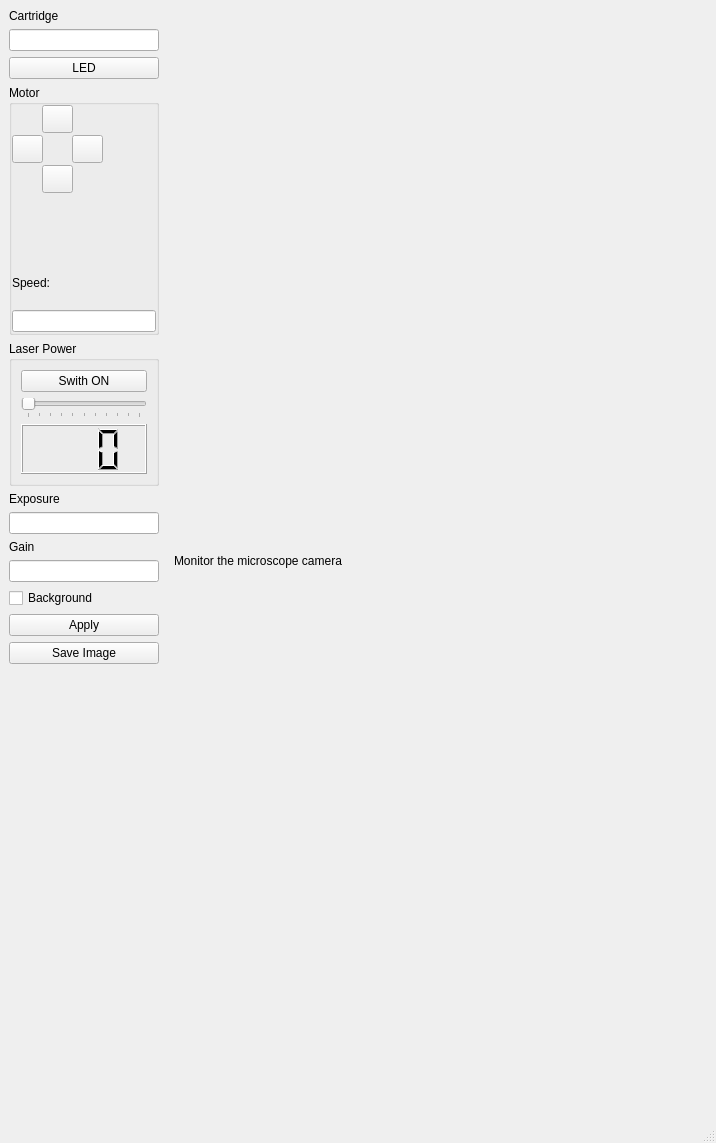
<?xml version="1.0" encoding="UTF-8"?>
<ui version="4.0">
 <class>MainWindow</class>
 <widget class="QMainWindow" name="MainWindow">
  <property name="geometry">
   <rect>
    <x>0</x>
    <y>0</y>
    <width>716</width>
    <height>1143</height>
   </rect>
  </property>
  <property name="windowTitle">
   <string>Dispertech - Microscope Alignment</string>
  </property>
  <widget class="QWidget" name="centralwidget">
   <layout class="QHBoxLayout" name="horizontalLayout">
    <item>
     <widget class="QWidget" name="widget" native="true">
      <property name="sizePolicy">
       <sizepolicy hsizetype="Expanding" vsizetype="Preferred">
        <horstretch>0</horstretch>
        <verstretch>0</verstretch>
       </sizepolicy>
      </property>
      <property name="maximumSize">
       <size>
        <width>150</width>
        <height>16777215</height>
       </size>
      </property>
      <layout class="QVBoxLayout" name="verticalLayout_3">
       <property name="leftMargin">
        <number>0</number>
       </property>
       <property name="topMargin">
        <number>0</number>
       </property>
       <property name="rightMargin">
        <number>0</number>
       </property>
       <property name="bottomMargin">
        <number>0</number>
       </property>
       <item>
        <widget class="QLabel" name="label_5">
         <property name="text">
          <string>Cartridge</string>
         </property>
        </widget>
       </item>
       <item>
        <widget class="QLineEdit" name="cartridge_line"/>
       </item>
       <item>
        <widget class="QPushButton" name="button_fiber_led">
         <property name="text">
          <string>LED</string>
         </property>
        </widget>
       </item>
       <item>
        <widget class="QGroupBox" name="groupBox_2">
         <property name="sizePolicy">
          <sizepolicy hsizetype="Preferred" vsizetype="Minimum">
           <horstretch>0</horstretch>
           <verstretch>0</verstretch>
          </sizepolicy>
         </property>
         <property name="maximumSize">
          <size>
           <width>16777215</width>
           <height>250</height>
          </size>
         </property>
         <property name="title">
          <string>Motor</string>
         </property>
         <layout class="QVBoxLayout" name="verticalLayout">
          <property name="spacing">
           <number>0</number>
          </property>
          <property name="leftMargin">
           <number>0</number>
          </property>
          <property name="topMargin">
           <number>0</number>
          </property>
          <property name="rightMargin">
           <number>0</number>
          </property>
          <property name="bottomMargin">
           <number>0</number>
          </property>
          <item>
           <widget class="QWidget" name="arrows_widget" native="true">
            <property name="sizePolicy">
             <sizepolicy hsizetype="Fixed" vsizetype="MinimumExpanding">
              <horstretch>0</horstretch>
              <verstretch>0</verstretch>
             </sizepolicy>
            </property>
            <property name="minimumSize">
             <size>
              <width>0</width>
              <height>0</height>
             </size>
            </property>
            <property name="maximumSize">
             <size>
              <width>150</width>
              <height>150</height>
             </size>
            </property>
            <widget class="QPushButton" name="button_up">
             <property name="geometry">
              <rect>
               <x>30</x>
               <y>0</y>
               <width>31</width>
               <height>28</height>
              </rect>
             </property>
             <property name="text">
              <string/>
             </property>
             <property name="icon">
              <iconset resource="resources.qrc">
               <normaloff>:/icons/Icons/arrow_top.png</normaloff>:/icons/Icons/arrow_top.png</iconset>
             </property>
            </widget>
            <widget class="QPushButton" name="button_down">
             <property name="geometry">
              <rect>
               <x>30</x>
               <y>60</y>
               <width>31</width>
               <height>28</height>
              </rect>
             </property>
             <property name="sizePolicy">
              <sizepolicy hsizetype="Minimum" vsizetype="Minimum">
               <horstretch>0</horstretch>
               <verstretch>0</verstretch>
              </sizepolicy>
             </property>
             <property name="text">
              <string/>
             </property>
             <property name="icon">
              <iconset resource="resources.qrc">
               <normaloff>:/icons/Icons/arrow_bottom.png</normaloff>:/icons/Icons/arrow_bottom.png</iconset>
             </property>
            </widget>
            <widget class="QPushButton" name="button_right">
             <property name="geometry">
              <rect>
               <x>60</x>
               <y>30</y>
               <width>31</width>
               <height>28</height>
              </rect>
             </property>
             <property name="text">
              <string/>
             </property>
             <property name="icon">
              <iconset resource="resources.qrc">
               <normaloff>:/icons/Icons/arrow_right.png</normaloff>:/icons/Icons/arrow_right.png</iconset>
             </property>
            </widget>
            <widget class="QPushButton" name="button_left">
             <property name="geometry">
              <rect>
               <x>0</x>
               <y>30</y>
               <width>31</width>
               <height>28</height>
              </rect>
             </property>
             <property name="text">
              <string/>
             </property>
             <property name="icon">
              <iconset resource="resources.qrc">
               <normaloff>:/icons/Icons/arrow_left.png</normaloff>:/icons/Icons/arrow_left.png</iconset>
             </property>
            </widget>
           </widget>
          </item>
          <item>
           <widget class="QLabel" name="label_2">
            <property name="text">
             <string>Speed: </string>
            </property>
            <property name="buddy">
             <cstring>motor_speed_line</cstring>
            </property>
           </widget>
          </item>
          <item>
           <widget class="QLineEdit" name="motor_speed_line"/>
          </item>
         </layout>
        </widget>
       </item>
       <item>
        <widget class="QGroupBox" name="groupBox">
         <property name="maximumSize">
          <size>
           <width>16777215</width>
           <height>200</height>
          </size>
         </property>
         <property name="title">
          <string>Laser Power</string>
         </property>
         <layout class="QVBoxLayout" name="verticalLayout_2">
          <item>
           <widget class="QPushButton" name="button_laser">
            <property name="text">
             <string>Swith ON</string>
            </property>
           </widget>
          </item>
          <item>
           <widget class="QSlider" name="power_slider">
            <property name="minimum">
             <number>0</number>
            </property>
            <property name="maximum">
             <number>100</number>
            </property>
            <property name="orientation">
             <enum>Qt::Horizontal</enum>
            </property>
            <property name="tickPosition">
             <enum>QSlider::TicksBelow</enum>
            </property>
            <property name="tickInterval">
             <number>10</number>
            </property>
           </widget>
          </item>
          <item>
           <widget class="QLCDNumber" name="lcd_laser_power">
            <property name="minimumSize">
             <size>
              <width>0</width>
              <height>50</height>
             </size>
            </property>
            <property name="font">
             <font>
              <pointsize>12</pointsize>
             </font>
            </property>
            <property name="smallDecimalPoint">
             <bool>false</bool>
            </property>
            <property name="digitCount">
             <number>3</number>
            </property>
            <property name="value" stdset="0">
             <double>0.000000000000000</double>
            </property>
           </widget>
          </item>
         </layout>
        </widget>
       </item>
       <item>
        <widget class="QLabel" name="label_3">
         <property name="text">
          <string>Exposure</string>
         </property>
        </widget>
       </item>
       <item>
        <widget class="QLineEdit" name="camera_exposure_line"/>
       </item>
       <item>
        <widget class="QLabel" name="label_4">
         <property name="text">
          <string>Gain</string>
         </property>
        </widget>
       </item>
       <item>
        <widget class="QLineEdit" name="camera_gain_line"/>
       </item>
       <item>
        <widget class="QCheckBox" name="background_box">
         <property name="text">
          <string>Background</string>
         </property>
        </widget>
       </item>
       <item>
        <widget class="QPushButton" name="apply_button">
         <property name="text">
          <string>Apply</string>
         </property>
        </widget>
       </item>
       <item>
        <widget class="QPushButton" name="save_button">
         <property name="text">
          <string>Save Image</string>
         </property>
        </widget>
       </item>
       <item>
        <spacer name="verticalSpacer">
         <property name="orientation">
          <enum>Qt::Vertical</enum>
         </property>
         <property name="sizeHint" stdset="0">
          <size>
           <width>20</width>
           <height>40</height>
          </size>
         </property>
        </spacer>
       </item>
      </layout>
     </widget>
    </item>
    <item>
     <widget class="QWidget" name="camera_widget" native="true">
      <layout class="QVBoxLayout" name="verticalLayout_4">
       <item>
        <widget class="QLabel" name="label">
         <property name="text">
          <string>Monitor the microscope camera</string>
         </property>
        </widget>
       </item>
      </layout>
     </widget>
    </item>
   </layout>
  </widget>
  <widget class="QStatusBar" name="statusbar"/>
  <action name="action_move_up">
   <property name="text">
    <string>Move Up</string>
   </property>
   <property name="toolTip">
    <string>Move mirror up</string>
   </property>
   <property name="shortcut">
    <string>Up</string>
   </property>
  </action>
  <action name="action_move_down">
   <property name="text">
    <string>Move Down</string>
   </property>
   <property name="shortcut">
    <string>Down</string>
   </property>
  </action>
  <action name="action_move_left">
   <property name="text">
    <string>Move Left</string>
   </property>
   <property name="shortcut">
    <string>Left</string>
   </property>
  </action>
  <action name="action_move_right">
   <property name="text">
    <string>Move Rigth</string>
   </property>
   <property name="shortcut">
    <string>Right</string>
   </property>
  </action>
 </widget>
 <resources>
  <include location="resources.qrc"/>
 </resources>
 <connections/>
</ui>
